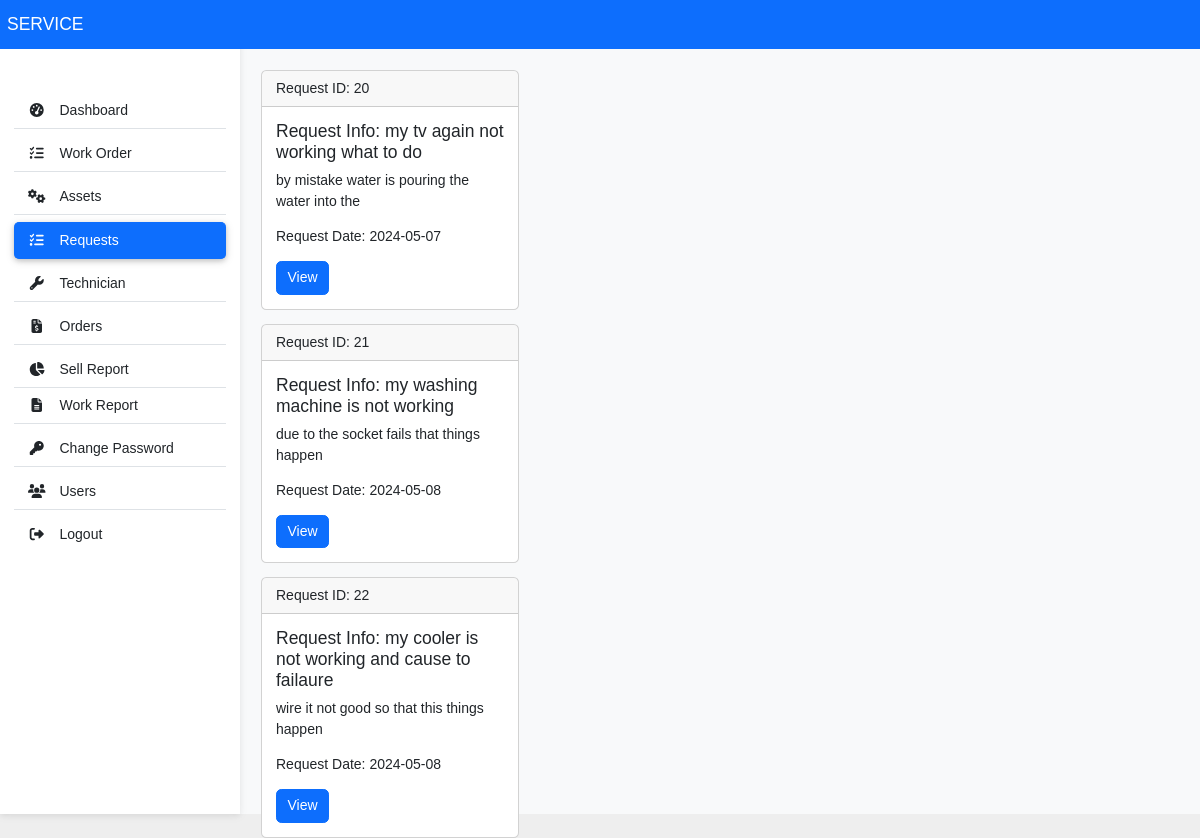
/admin/userRequest.php (signed in), run on the app's committed database.
### tables this page shows
CREATE TABLE `userrequest_tb` (
  `request_id` int(11) NOT NULL,
  `request_info` text NOT NULL,
  `request_desc` text NOT NULL,
  `requester_name` varchar(60) NOT NULL,
  `requester_add1` text NOT NULL,
  `requester_add2` text NOT NULL,
  `requester_state` varchar(60) NOT NULL,
  `requester_city` varchar(100) NOT NULL,
  `requester_zip` int(11) NOT NULL,
  `requester_email` varchar(255) DEFAULT NULL,
  `requester_mobile` bigint(20) NOT NULL,
  `request_date` date NOT NULL,
  `user_id` int(11) DEFAULT NULL
);

### admin/userRequest.php (the view, shortened to what this page needs)
<?php
include ('includes/header.php');
include ('../db_connection.php');
?>
<div class="col-md-3 col-lg-3 px-md-4 mt-5">
    <?php
    $sql = "SELECT request_id, request_info, request_desc, request_date FROM userrequest_tb";
    $result = $conn->query($sql);
    if ($result->num_rows > 0) {
        while ($row = $result->fetch_assoc()) {
            echo '<div class="card mt-3">';
            echo '<div class="card-header">';
            echo 'Request ID: ' . $row['request_id'];
            echo '</div>';
            echo '<div class="card-body">';
            echo '<h5 class="card-title">Request Info: ' . $row['request_info'] . '</h5>';
            echo '<p class="card-text">' . $row['request_desc'] . '</p>';
            echo '<p class="card-text">Request Date: ' . $row['request_date'] . '</p>';
            echo '<div class="d-flex justify-content-between">';
            echo '<form action ="assignwork.php" method="GET">';
            echo '<input type="submit" class="btn btn-primary" value="View">';
            echo '</form>';
            echo '</div>';
            echo '</div>';
            echo '</div>';
        }
    }
    ?>
</div>
<?php
include ('includes/footer.php');
?>

### css/custom.css (style rules this page uses)
html, body { position: relative; height: 100%; font-family: Helvetica Neue, Helvetica, Arial, sans-serif; font-size: 14px; color: #000; margin: 0; padding: 0; background: #eee; }
body { background-color: #fbfbfb; }
body { font-family: 'Arial', sans-serif; background-color: #f8f9fa; }

### data on the page
userrequest_tb: request_id "20", request_info "my tv again not working what to do", request_desc "by mistake water is pouring the water into the", request_date "2024-05-07"
userrequest_tb: request_id "21", request_info "my washing machine is not working", request_desc "due to the socket fails that things happen", request_date "2024-05-08"
userrequest_tb: request_id "22", request_info "my cooler is not working and cause to failaure", request_desc "wire it not good so that this things happen", request_date "2024-05-08"
